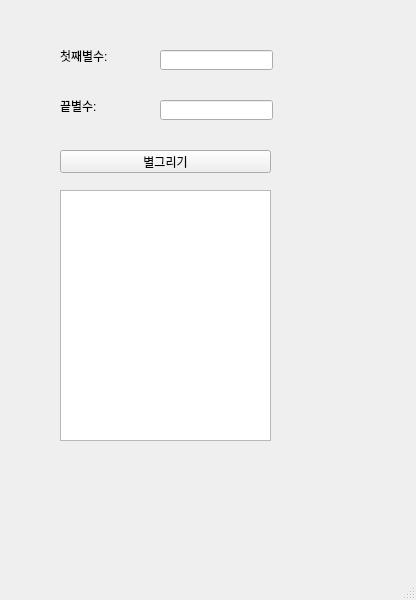
<?xml version="1.0" encoding="UTF-8"?>
<ui version="4.0">
 <class>MainWindow</class>
 <widget class="QMainWindow" name="MainWindow">
  <property name="geometry">
   <rect>
    <x>0</x>
    <y>0</y>
    <width>416</width>
    <height>600</height>
   </rect>
  </property>
  <property name="windowTitle">
   <string>MainWindow</string>
  </property>
  <widget class="QWidget" name="centralwidget">
   <widget class="QLabel" name="lb_first">
    <property name="geometry">
     <rect>
      <x>60</x>
      <y>50</y>
      <width>56</width>
      <height>12</height>
     </rect>
    </property>
    <property name="text">
     <string>첫째별수:</string>
    </property>
   </widget>
   <widget class="QTextEdit" name="te">
    <property name="geometry">
     <rect>
      <x>60</x>
      <y>190</y>
      <width>211</width>
      <height>251</height>
     </rect>
    </property>
   </widget>
   <widget class="QLineEdit" name="le_first">
    <property name="geometry">
     <rect>
      <x>160</x>
      <y>50</y>
      <width>113</width>
      <height>20</height>
     </rect>
    </property>
   </widget>
   <widget class="QLineEdit" name="le_last">
    <property name="geometry">
     <rect>
      <x>160</x>
      <y>100</y>
      <width>113</width>
      <height>20</height>
     </rect>
    </property>
   </widget>
   <widget class="QLabel" name="lb_last">
    <property name="geometry">
     <rect>
      <x>60</x>
      <y>100</y>
      <width>56</width>
      <height>12</height>
     </rect>
    </property>
    <property name="text">
     <string>끝별수:</string>
    </property>
   </widget>
   <widget class="QPushButton" name="pb">
    <property name="geometry">
     <rect>
      <x>60</x>
      <y>150</y>
      <width>211</width>
      <height>23</height>
     </rect>
    </property>
    <property name="text">
     <string>별그리기</string>
    </property>
   </widget>
  </widget>
  <widget class="QMenuBar" name="menubar">
   <property name="geometry">
    <rect>
     <x>0</x>
     <y>0</y>
     <width>416</width>
     <height>21</height>
    </rect>
   </property>
  </widget>
  <widget class="QStatusBar" name="statusbar"/>
 </widget>
 <resources/>
 <connections/>
</ui>
